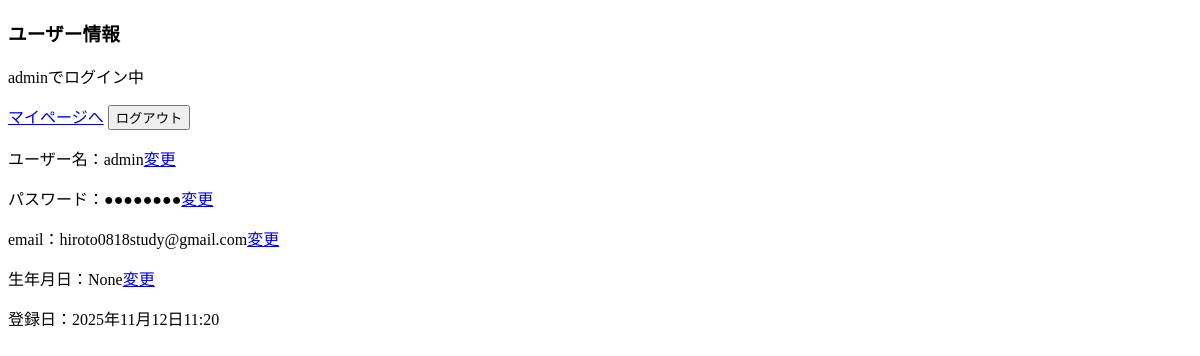
/accounts/api/1 (signed in), run on an earlier commit of the app's database.
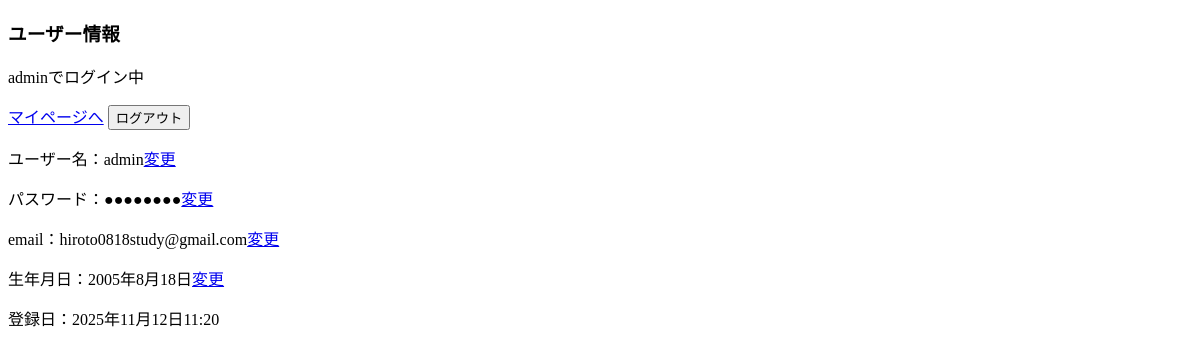
And on a later commit of the database.
### accounts/models.py (models this page shows)
class CustomUser(AbstractUser):
    deleted_at = models.DateTimeField(blank = True, null = True, verbose_name = "削除日時")
    nickname = models.CharField(blank = True, null  =True, max_length = 30, verbose_name = "ニックネーム")
    birthday = models.DateField(blank = True, null= True, verbose_name = "誕生日")
    user_icon = models.ImageField(null = True, blank= True, verbose_name = "アイコン", upload_to = gen_image_path_customuser)
    email = models.EmailField(unique = True,max_length=254, verbose_name = "メールアドレス")
    user_profile = models.CharField(blank = True, null = True, verbose_name = "自己紹介")

### accounts/views.py (the view)
class UserInfoView(DetailView):
    model = CustomUser
    template_name = 'user_info.html'
    def get_context_data(self, **kwargs):
        context = super().get_context_data(**kwargs)
        if 'change' in self.request.session:
            self.request.session['change'] = '0'
            print(self.request.session['change'])
        if 'delete_step' in self.request.session:
            self.request.session['delete_step'] = 1
            print(self.request.session['delete_step'])
        return context

### accounts/templates/user_info.html (shortened to what this page needs)
<!DOCTYPE html>
<html lang="ja">
    <head>
    </head>
    <body>
        <main>
            <div>
                <h3>ユーザー情報</h3>
                {% if user.is_authenticated %}
                <p>{{ user.get_username }}でログイン中</p>
                <form method="post" action="{% url 'accounts:logout' %}">
                    <a href="./mypage/{{ object.id }}">マイページへ</a>
                    <button type="submit">ログアウト</button>
                </form>
                <form>
                    <p>
                        ユーザー名：{{ object.username }}<a
                            href="./{{ object.id }}"
                            >変更</a
                        >
                    </p>
                    <p>
                        パスワード：●●●●●●●●<a href="./{{ object.id }}">変更</a>
                    </p>
                    <p>
                        email：{{ object.email }}<a href="./{{ object.id }}"
                            >変更</a
                        >
                    </p>
                    <p>
                        生年月日：{{ object.birthday }}<a
                            href="./{{ object.id }}"
                            >変更</a
                        >
                    </p>
                    <p>登録日：{{ object.date_joined }}</p>
                </form>
                {% else %}
                <p>ログインしていません</p>
                {% endif %}
            </div>
        </main>
    </body>
</html>

What changed in the data, as far as the page shows it:
changed CustomUser "admin": birthday "None" → "2005年8月18日"
